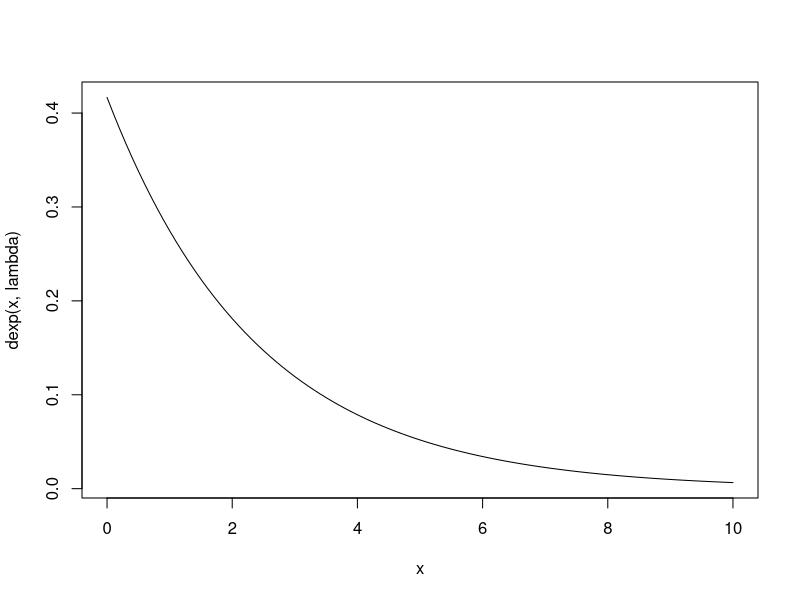
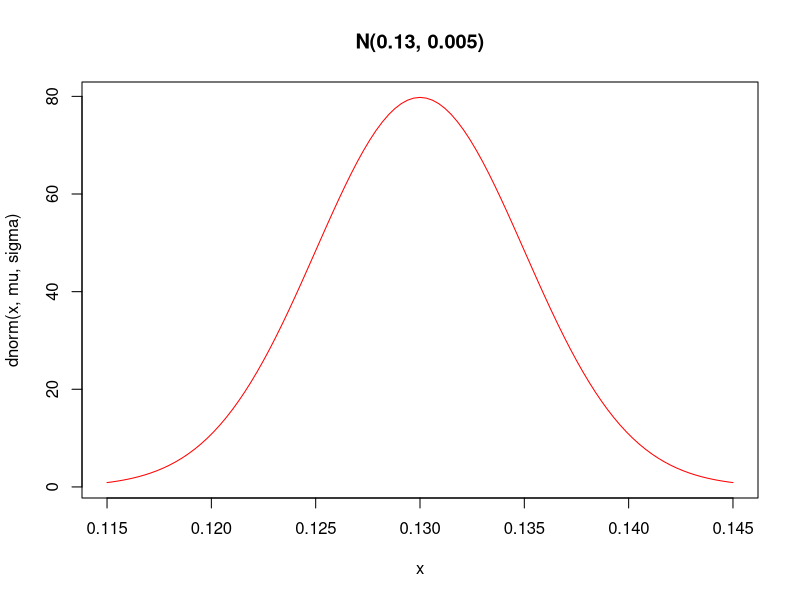
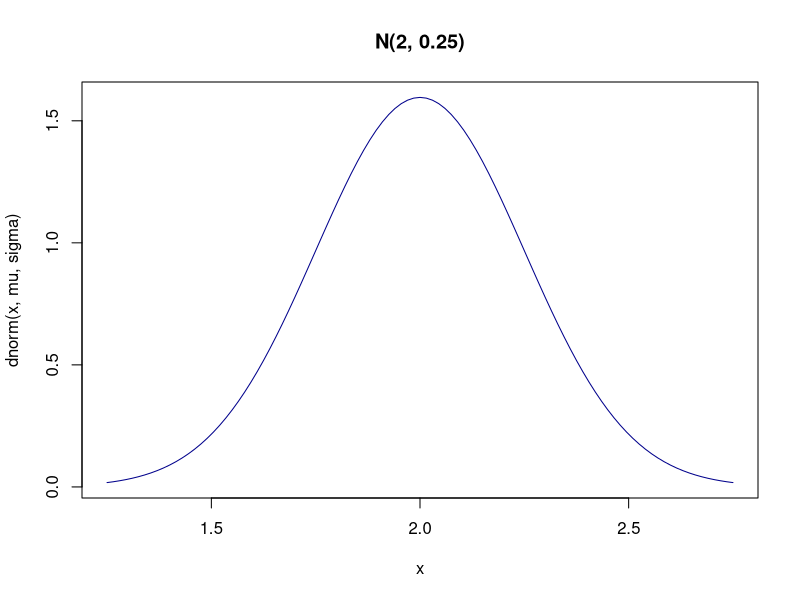
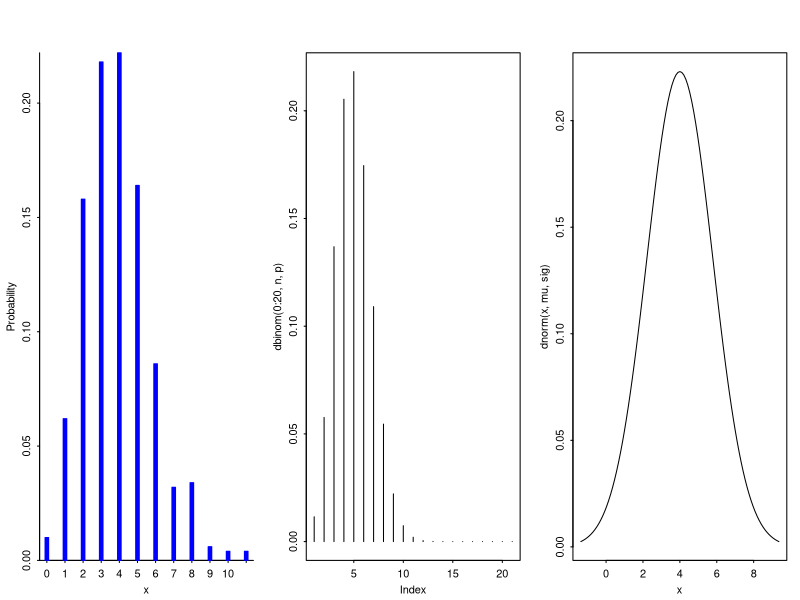
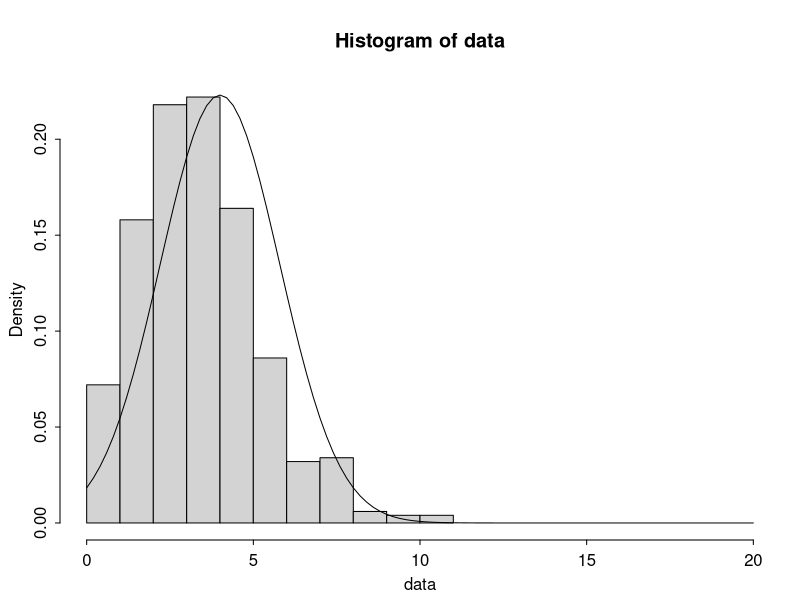

These figures' R source, in order: (Note: this script raises an error after producing the figures.)
# task 6
mean = 2.4
lambda = 1/mean
curve(dexp(x, lambda), from=0, to=10) # or xlim

# P(R>3)
1-pexp(3,lambda)

# P(2<R<3)
pexp(3,lambda) - pexp(2,lambda)

# same calculations, using integrals
f=function(x){lambda*exp(-lambda*x)}
integrate(f,3,Inf)
g=function(x){x*lambda*exp(-lambda*x)}
h=function(x){x*f(x)}
integrate(g, 0, Inf)
integrate(h, 0, Inf)

# task 7
# X-wire resistance
# X~N(mu=0.13,sigma=0.005)
mu = 0.13
sigma = 0.005
title = paste0("N(", mu, ", ", sigma, ")")
curve(dnorm(x,mu,sigma), from=mu-3*sigma, to=mu+3*sigma, main=title, col="red")
# P(0.12<X<0.14) = F(0.14) - F(0.12)
pnorm(0.14, mu, sigma) - pnorm(0.12, mu, sigma)

# task 8
# B - paint-drying time
# B~N(mu=2, sigma=0.25)
mu=2
sigma=0.25
title=paste0("N(", mu, ", ", sigma, ")")
curve(dnorm(x,mu,sigma), from=mu-3*sigma, to=mu+3*sigma, main=title, col="darkblue")

mu=120
sigma=15
pnorm(135,mu,sigma) - pnorm(110,mu,sigma)

# task 9
# pnorm

# task 10
n=20
p=0.2
ss=500
data=rbinom(ss,n,p)
head(data)
tail(data)

library("arm")
par(mfrow=c(1,3))
discrete.histogram(data)
plot(dbinom(0:20,n,p), type="h")
mu = n*p
sig=sqrt(n*p*(1-p))
curve(dnorm(x,mu,sig), from=mu-3*sig, to=mu+3*sig)
#10b
par(mfrow=c(1,1))
hist(data,xlim=c(0,20), freq=F)
curve(dnorm(x,mu,sig), from=0, to=20, add=TRUE)

#11? or 10c
n=100; p=0.25
prob=dbinom(x,n,p)
sum(prob[x<=15])

pbinom(15,n,p)
pnorm(15,mu,sigma)

### task 12
set.seed(42571)
x=rnorm(30)
vectormean = rep(0,0)
for(i in 1:200){
  X=rnorm(30)
  vectormean[i] = mean(X)
}
vectormean
hist(vectormean, freq=F)
mu=0
sigma=1/sqrt(30)
curve(dnorm(x,mu,sigma), ad=T, col="red")
